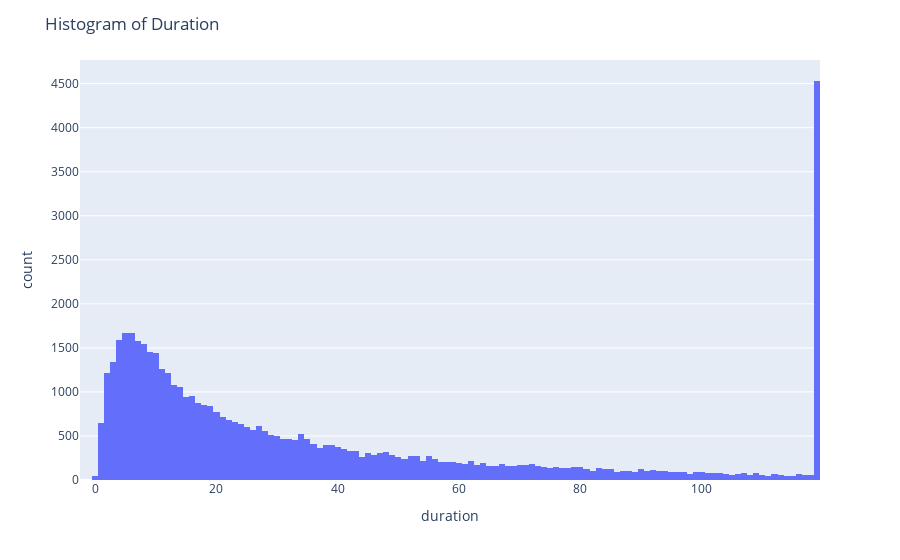

Notebook cell for this chart:
### Code cell
import plotly.express as px

fig = px.histogram(df_clean, x='duration')
fig.update_layout(title='Histogram of Duration')
fig.show()

### Figure 1 — Plotly figure (JSON) as saved in the notebook; plotly's stock layout.template omitted (floating-point values rounded to 4 significant figures; data arrays with more than 128 entries replaced by an {"elided": "..."} marker saying what was removed)
{"data": [{"alignmentgroup": "True", "bingroup": "x", "hovertemplate": "duration=%{x}<br>count=%{y}<extra></extra>", "legendgroup": "", "marker": {"color": "#636efa", "pattern": {"shape": ""}}, "name": "", "offsetgroup": "", "orientation": "v", "showlegend": false, "type": "histogram", "x": {"elided": "50756 int values"}, "xaxis": "x", "yaxis": "y"}], "layout": {"barmode": "relative", "legend": {"tracegroupgap": 0}, "margin": {"t": 60}, "title": {"text": "Histogram of Duration"}, "xaxis": {"anchor": "y", "domain": [0, 1], "title": {"text": "duration"}}, "yaxis": {"anchor": "x", "domain": [0, 1], "title": {"text": "count"}}}}
